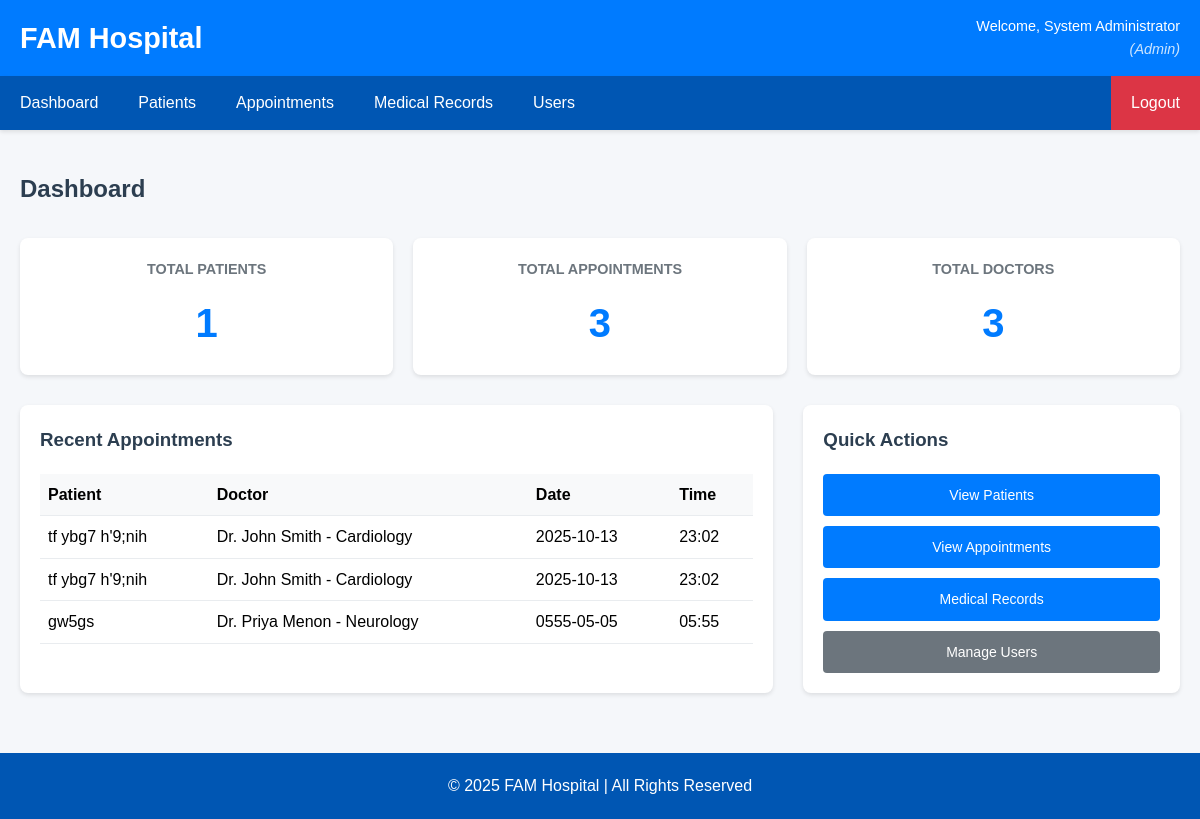
/dashboard (signed in), run on the app's committed database.
### tables this page shows
CREATE TABLE appointments (
            id INTEGER PRIMARY KEY AUTOINCREMENT,
            patient_name TEXT,
            doctor_name TEXT,
            date TEXT,
            time TEXT
        );

### app.py (the view)
@app.route('/dashboard')
@login_required  # Require user to be logged in to access dashboard
def dashboard():
    conn = sqlite3.connect(DB_NAME)
    cursor = conn.cursor()
    cursor.execute("SELECT COUNT(*) FROM patients")
    total_patients = cursor.fetchone()[0]  # Get the count from the first column
    cursor.execute("SELECT COUNT(*) FROM appointments")
    total_appointments = cursor.fetchone()[0]  # Get the count from the first column
    cursor.execute("SELECT * FROM appointments ORDER BY date DESC, time DESC LIMIT 5")
    recent_appointments = cursor.fetchall()  # Get all matching records
    conn.close()
    stats = {
        'total_patients': total_patients,           # Total number of patients
        'total_appointments': total_appointments,   # Total number of appointments
        'total_doctors': 3,                        # Hardcoded number of doctors (as per plan)
        'recent_appointments': recent_appointments  # Recent appointments for display
    }
    return render_template('dashboard.html', stats=stats)

### app.py (called while the page is built)
def login_required(f):
    @wraps(f)  # Preserve the original function's metadata (name, docstring, etc.)
    def decorated_function(*args, **kwargs):
        if 'user_id' not in session:
            flash('Please log in to access this page.', 'error')
            return redirect(url_for('login'))
        return f(*args, **kwargs)
    return decorated_function

### templates/dashboard.html (shortened to what this page needs)
{% extends "base.html" %}
{% block content %}
<div class="dashboard">
    <h2>Dashboard</h2>
    <div class="stats-grid">
        <div class="stat-card">
            <h3>Total Patients</h3>
            <div class="stat-number">{{ stats.total_patients }}</div>
        </div>
        <div class="stat-card">
            <h3>Total Appointments</h3>
            <div class="stat-number">{{ stats.total_appointments }}</div>
        </div>
        <div class="stat-card">
            <h3>Total Doctors</h3>
            <div class="stat-number">{{ stats.total_doctors }}</div>
        </div>
    </div>
    <div class="dashboard-content">
        <div class="recent-section">
            <h3>Recent Appointments</h3>
            {% if stats.recent_appointments %}
                <table class="recent-table">
                    <thead>
                        <tr>
                            <th>Patient</th>
                            <th>Doctor</th>
                            <th>Date</th>
                            <th>Time</th>
                        </tr>
                    </thead>
                    <tbody>
                        {% for appointment in stats.recent_appointments %}
                        <tr>
                            <td>{{ appointment[1] }}</td>
                            <td>{{ appointment[2] }}</td>
                            <td>{{ appointment[3] }}</td>
                            <td>{{ appointment[4] }}</td>
                        </tr>
                        {% endfor %}
                    </tbody>
                </table>
            {% else %}
                <p>No recent appointments found.</p>
            {% endif %}
        </div>
        <div class="quick-actions">
            <h3>Quick Actions</h3>
            <div class="action-buttons">
                <a href="{{ url_for('view_patients') }}" class="btn btn-primary">View Patients</a>
                <a href="{{ url_for('view_appointments') }}" class="btn btn-primary">View Appointments</a>
                <a href="{{ url_for('view_medical_records') }}" class="btn btn-primary">Medical Records</a>
                {% if session.user_role == 'admin' %}
                    <a href="{{ url_for('view_users') }}" class="btn btn-secondary">Manage Users</a>
                {% endif %}
            </div>
        </div>
    </div>
</div>
{% endblock %}

### templates/base.html (shortened to what this page needs)
<!DOCTYPE html>
<html lang="en">
<head>
    <link rel="stylesheet" href="{{ url_for('static', filename='style.css') }}">
</head>
<body>
    <header>
        <div class="header-content">
            <h1>FAM Hospital</h1>
            {% if session.user_id %}
                <div class="user-info">
                    <span>Welcome, {{ session.full_name or session.username }}</span>
                    <span class="user-role">({{ session.user_role.title() }})</span>
                </div>
            {% endif %}
        </div>
    </header>
    {% if session.user_id %}
    <nav>
        <a href="{{ url_for('dashboard') }}">Dashboard</a>
        <a href="{{ url_for('view_patients') }}">Patients</a>
        <a href="{{ url_for('view_appointments') }}">Appointments</a>
        <a href="{{ url_for('view_medical_records') }}">Medical Records</a>
        {% if session.user_role == 'admin' %}
            <a href="{{ url_for('view_users') }}">Users</a>
        {% endif %}
        <a href="{{ url_for('logout') }}" class="logout-btn">Logout</a>
    </nav>
    {% endif %}
    <main>
        {% block content %}{% endblock %}
    </main>
    <footer>
        <p>&copy; 2025 FAM Hospital | All Rights Reserved</p>
    </footer>
</body>
</html>

### static/style.css (style rules this page uses)
body { font-family: Arial, sans-serif; margin: 0; padding: 0; background-color: #f5f7fa; line-height: 1.6; }
header { background-color: #007bff; color: white; padding: 15px 0; box-shadow: 0 2px 4px rgba(0,0,0,0.1); }
.header-content { max-width: 1200px; margin: 0 auto; padding: 0 20px; display: flex; justify-content: space-between; align-items: center; }
header h1 { margin: 0; font-size: 1.8em; }
.user-info { text-align: right; }
.user-info span { display: block; font-size: 0.9em; }
.user-role { font-style: italic; opacity: 0.8; }
nav { background-color: #0056b3; overflow: hidden; box-shadow: 0 2px 4px rgba(0,0,0,0.1); }
nav a { float: left; display: block; color: white; text-align: center; padding: 14px 20px; text-decoration: none; transition: background-color 0.3s; }
.logout-btn { float: right !important; background-color: #dc3545 !important; }
main { max-width: 1200px; margin: 0 auto; padding: 20px; }
.dashboard h2 { color: #2c3e50; margin-bottom: 30px; }
.stats-grid { display: grid; grid-template-columns: repeat(auto-fit, minmax(200px, 1fr)); gap: 20px; margin-bottom: 30px; }
.stat-card { background: white; padding: 20px; border-radius: 8px; box-shadow: 0 2px 4px rgba(0,0,0,0.1); text-align: center; }
.stat-card h3 { margin: 0 0 10px 0; color: #6c757d; font-size: 0.9em; text-transform: uppercase; }
.stat-number { font-size: 2.5em; font-weight: bold; color: #007bff; margin: 0; }
.dashboard-content { display: grid; grid-template-columns: 2fr 1fr; gap: 30px; }
.recent-section, .quick-actions { background: white; padding: 20px; border-radius: 8px; box-shadow: 0 2px 4px rgba(0,0,0,0.1); }
.recent-section h3, .quick-actions h3 { margin-top: 0; color: #2c3e50; }
.action-buttons { display: flex; flex-direction: column; gap: 10px; }
.recent-table { width: 100%; border-collapse: collapse; }
.recent-table th, .recent-table td { padding: 8px; text-align: left; border-bottom: 1px solid #e9ecef; }
.recent-table th { background-color: #f8f9fa; font-weight: 600; }
.btn { display: inline-block; padding: 10px 20px; border: none; border-radius: 4px; text-decoration: none; cursor: pointer; font-size: 14px; transition: all 0.3s; text-align: center; }
.btn-primary { background-color: #007bff; color: white; }
.btn-secondary { background-color: #6c757d; color: white; }
footer { background-color: #0056b3; color: white; text-align: center; padding: 20px; margin-top: 40px; }
footer p { margin: 0; }

### data on the page
appointments: patient_name "tf ybg7 h'9;nih", doctor_name "Dr. John Smith - Cardiology", date "2025-10-13", time "23:02"
appointments: patient_name "tf ybg7 h'9;nih", doctor_name "Dr. John Smith - Cardiology", date "2025-10-13", time "23:02"
appointments: patient_name "gw5gs", doctor_name "Dr. Priya Menon - Neurology", date "0555-05-05", time "05:55"

### other printed values
{{ session.full_name or session.username }} "System Administrator"
{{ session.user_role.title() }} "Admin"
{{ stats.total_patients }} "1"
{{ stats.total_appointments }} "3"
{{ stats.total_doctors }} "3"
